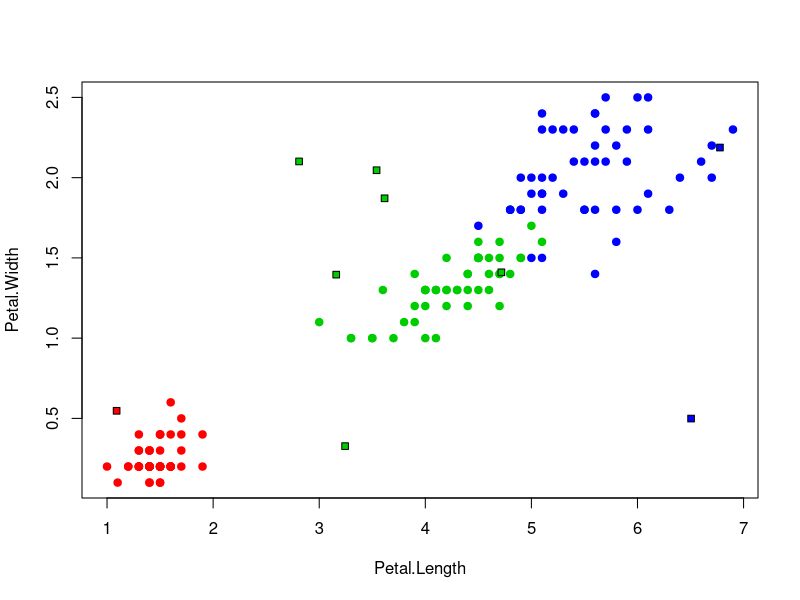

Here is the R script that generated this plot:
#евклидова метрика
EM <- function(u, v) {
  return(sqrt(sum((u - v) ^ 2)));
}

#функция, возвращающая отсортированный массив расстояний от классифицируемого объекта до элементов обучающей выборки
ruler <- function(z, feature_matrix, metric_function = EM) {
  n <- dim(feature_matrix)[2]
  distances <- matrix(NA, length(feature_matrix[,1]), 2)
  for(i in 1:length(feature_matrix[,1])) {
    distances[i,] <- c(i, metric_function(feature_matrix[i,1:n], z))
  }
  distances <- distances[order(distances[,2]),]
  return(distances)
}

#1nn алгоритм
oneNN <- function(z, feature_matrix) {
  distance <- ruler(z, feature_matrix, )
  class <- iris[distance[1,1], 5] #сортируем массив расстояний и получаем класс классифицируемого объекта
  return(class)
}

#отрисовка ирисов Фишера
colors <- c("setosa" = "red", "versicolor" = "green3", "virginica" = "blue")
plot(iris[,3:4], pch = 21, bg = colors[iris$Species],col = colors[iris$Species])

#задание 10 рандомных классифицируемых объектов и их отрисовка
for(i in 1:10){
  z <- c(runif(1, 0, 7), runif(1, 0, 2.5))
  #рисуем классифицируемый объект
  points(z[1], z[2], pch = 22, bg = colors[oneNN(z, iris[,3:4])], asp = 2)
}
